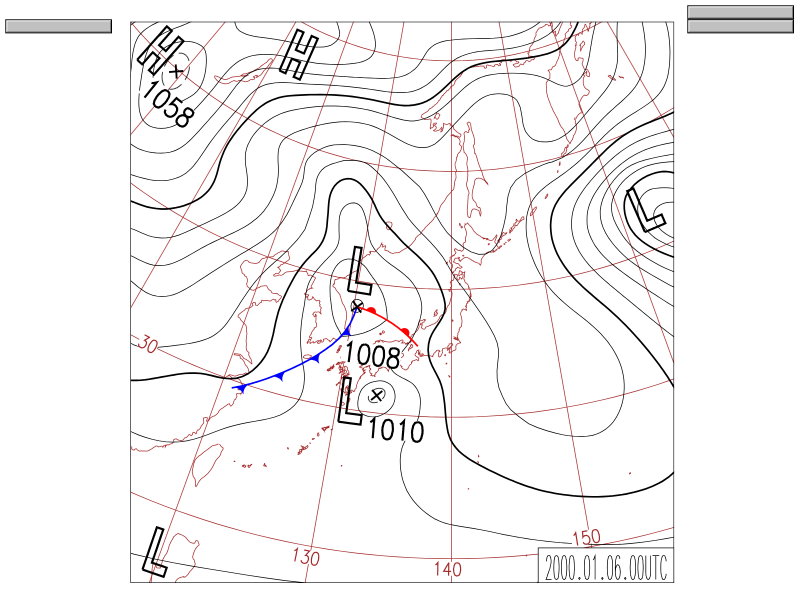
#> input picture data/raw/ndl_manual/png/JS_2000010600_page001.png, 1600 x 1200 px (shown at 1/2 size)
$ python set_template_reference.py --image ../data/raw/ndl_manual/png/JS_2000010600_page001.png
#> lines starting #> are read from the running program, lines starting #| are printed output that depends on the picture; after the words box and inside, x2 and y2 are one past the last pixel; in counts of white or black regions, pixels touching at a corner belong together
### scripts/preprocess_jma.py
"""
JMA天気図PNGの前処理スクリプト。

以下を行う:
  1. 画像周囲の余白（PDFページの白い余白）を自動でクロップし、図郭（黒枠）に合わせる
  2. 右下の日時スタンプ枠（例: "2026.04.01.00UTC"）を白で塗りつぶす
     -> モデルが気圧パターンと無関係な文字を学習してしまうのを防ぐ

日時スタンプの位置は画像に対する相対座標(0.0〜1.0)で指定する。
scripts/collect_jma.py でダウンロードした画像で位置がずれる場合は
--stamp-box を調整すること。

使い方:
    python scripts/preprocess_jma.py --in-dir data/raw/jma/png --out-dir data/processed/jma
"""

import argparse
from pathlib import Path

import numpy as np
from PIL import Image, ImageOps
from scipy import ndimage

# 右下の日時スタンプのおおよその位置 (left, top, right, bottom) を画像サイズに対する割合で指定
DEFAULT_STAMP_BOX = (0.65, 0.92, 1.0, 1.0)


def autocrop_to_content(image: Image.Image, white_threshold: int = 250) -> Image.Image:
    """画像周囲の白い余白を除去し、図郭(枠)ぎりぎりまでクロップする。

    2000〜2002年頃の国立国会図書館デジタルコレクション由来のJPEGには、図郭の外側に
    ビューアの灰色のページ送りボタン(右に2つ・左に1つ)が写り込んでいることがある。
    単純な非白領域のバウンディングボックスだとこのボタンまで含めてクロップしてしまう
    ため、非白領域を連結成分に分解し、最大の連結成分(図郭+等圧線+文字などが繋がった
    本体)のバウンディングボックスのみを使う。ボタンは図郭から離れた孤立した連結成分
    になるため、自然に除外される。
    """
    gray = ImageOps.grayscale(image)
    arr = np.array(gray)
    non_white_mask = arr < white_threshold
    if not non_white_mask.any():
        return image

    labeled, num_components = ndimage.label(non_white_mask, structure=np.ones((3, 3)))
    if num_components > 1:
        component_sizes = ndimage.sum(non_white_mask, labeled, range(1, num_components + 1))
        largest_component = np.argmax(component_sizes) + 1
        non_white_mask = labeled == largest_component

    rows = np.where(non_white_mask.any(axis=1))[0]
    cols = np.where(non_white_mask.any(axis=0))[0]
    top, bottom = rows[0], rows[-1]
    left, right = cols[0], cols[-1]
    return image.crop((left, top, right + 1, bottom + 1))


def mask_stamp_box(image: Image.Image, stamp_box: tuple) -> Image.Image:
    """日時スタンプ部分を白く塗りつぶす。"""
    w, h = image.size
    left = int(stamp_box[0] * w)
    top = int(stamp_box[1] * h)
    right = int(stamp_box[2] * w)
    bottom = int(stamp_box[3] * h)

    arr = np.array(image)
    arr[top:bottom, left:right] = 255
    return Image.fromarray(arr)


# 切り取ったあとに揃える大きさ。**data/templates と同梱の重みがこの縮尺で
# 作られている。**気象庁PDF版(2023年以降)の切り取り結果がちょうどこの
# 大きさなので、その時代の画像は1画素も変わらない(=いまの重みが使える)。
#
# 国立国会図書館由来の天気図は、同じ紙の上に枠が3.2%大きく描かれていて、
# 切り取ると1499x1548になる。ここで揃えることで、時代ごとの場合分けが要らなく
# なる。縦横比の差は0.033%しかないので、揃えても形は歪まない。
CANONICAL_SIZE = (1453, 1500)


# [143 lines left out: functions fit_to_canonical, crop_box, report, process_image, main, not called in this run]


# [2 lines that do not run on import are left out]

### src/chartscale.py
"""天気図の大きさの違いを吸収して、テンプレートを当てられるようにする。

なぜ要るか
----------
`cv2.matchTemplate` は大きさの違いに対応しない。`data/templates` の H/L は
2023年以降の天気図から切り出したものなので、**同じ天気図でも解像度が違うと
1個も当たらない。**国立国会図書館由来の天気図(2000〜2022年)は前処理後の幅が
約1050画素で、2023年以降のものより小さい。

書体も配置も同じ天気図なので、**幅を揃えれば当たるはず**である。実測でも、
記号の大きさは画像の幅に比例していた(3枚の天気図で、数字の高さの中央値が
41・42・43画素、幅に対する割合が 0.0389・0.0392・0.0394 と揃っている)。

やり方
------
テンプレートを切り出した天気図の幅を1つ記録しておき、当てるときは

    倍率 = いま見ている天気図の幅 / 記録した幅

でテンプレートを縮める。座標は相対座標(0〜1)で返しているので、これ以外に
直すところはない。

**ぴったり合わせようとしない。**記録した幅の測り方や、前処理の切り取り位置が
少し動くので、推定した倍率のまわりを少しだけ振って当てる。重なりの抑制
(NMS)が一番よく当たったものを残すので、余計に増えることはない。
"""

import json
from pathlib import Path

# テンプレートを切り出した天気図の幅を書いておくファイル。
# `python -m scripts.set_template_reference` が作る。
REFERENCE_NAME = "reference.json"

# 推定した倍率のまわりを振る幅。前処理の切り取りが数%動いても拾えるようにする。
# 広げすぎると、縮んだテンプレートが等圧線の模様を拾い始める
# (`scripts/diagnose_detection.py` の MAX_PLAUSIBLE 参照)ので、控えめにする。
SPREAD = (0.88, 1.0, 1.13)


def reference_path(templates_dir) -> Path:
    return Path(templates_dir) / REFERENCE_NAME


def load_reference(templates_dir) -> dict | None:
    """記録した基準を読む。無ければ None(自動の倍率は使えない)。"""
    path = reference_path(templates_dir)
    if not path.exists():
        return None
    try:
        data = json.loads(path.read_text(encoding="utf-8"))
    except (json.JSONDecodeError, OSError):
        return None
    width = data.get("chart_width")
    if not isinstance(width, (int, float)) or width <= 0:
        return None
    return data


def save_reference(templates_dir, chart_width: int, source: str = "") -> Path:
    path = reference_path(templates_dir)
    path.write_text(json.dumps(
        {"chart_width": int(chart_width), "source": source},
        ensure_ascii=False, indent=1) + "\n", encoding="utf-8")
    return path


# [30 lines left out: functions auto_letter_size, sizes_around, letter_size_arg, not called in this run]

### scripts/set_template_reference.py
r"""テンプレートを切り出した天気図の幅を記録する。

これを1回だけ実行しておくと、以降 `--letter-size auto` が使えるようになり、
解像度の違う天気図(国立国会図書館由来の2000〜2022年など)でも高低気圧を
検出できるようになる。

使い方:
    python -m scripts.set_template_reference --image <テンプレートを切り出した天気図>

渡すのは **2023年以降の、data/templates の H/L を切り出した天気図**。
前処理(余白の切り取り)を済ませたものなら --no-preprocess を付ける。
"""

import argparse
import sys
from pathlib import Path

from PIL import Image

_ROOT = Path(__file__).resolve().parent.parent
if str(_ROOT) not in sys.path:
    sys.path.insert(0, str(_ROOT))

from scripts.preprocess_jma import (DEFAULT_STAMP_BOX, autocrop_to_content,
                                    mask_stamp_box)
from src.chartscale import load_reference, save_reference

DEFAULT_TEMPLATES = _ROOT / "data" / "templates"


def main():
    parser = argparse.ArgumentParser()
    parser.add_argument("--image", required=True,
                        help="テンプレートを切り出した天気図(2023年以降)")
    parser.add_argument("--templates", default=str(DEFAULT_TEMPLATES))
    parser.add_argument("--no-preprocess", action="store_true",
                        help="既に余白の切り取りが済んでいる画像を渡す場合")
    args = parser.parse_args()

    image = Image.open(args.image).convert("RGB")
    raw = image.size
    if not args.no_preprocess:
        image = mask_stamp_box(autocrop_to_content(image), DEFAULT_STAMP_BOX)
#> in autocrop_to_content, `gray = ImageOps.grayscale(image)`:
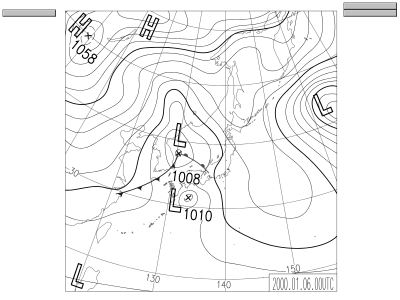
#> gray: PIL image 1600x1200 L (shown at 1/4 size); min 0, max 255, mean 244
#> in autocrop_to_content, `non_white_mask = arr < white_threshold`:
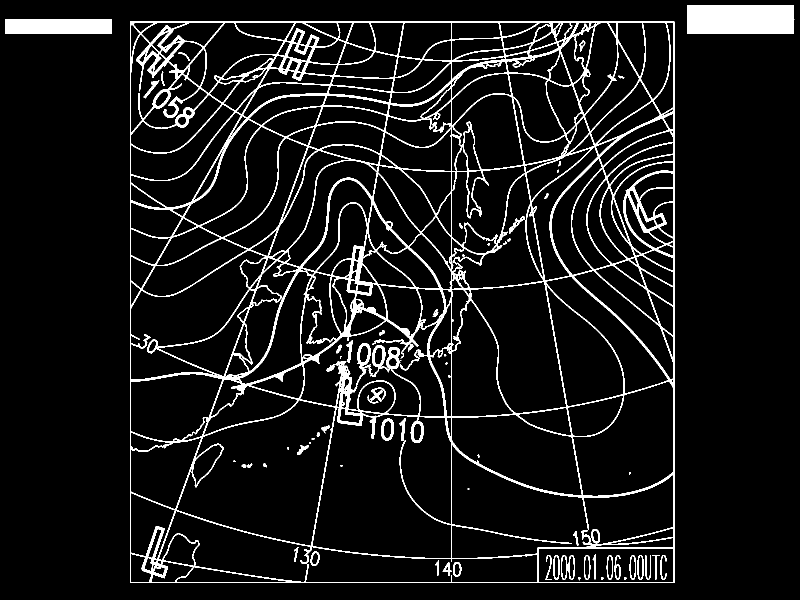
#> non_white_mask: shape (1200, 1600) bool (shown at 1/2 size); 7.7% white; 71 white regions (15 under 20 px), largest, box (x1, y1, x2, y2) and area: (260, 43, 1349, 1166) 121262, (1374, 10, 1589, 67) 11741, (10, 38, 224, 67) 5977
#> in autocrop_to_content, `labeled, num_components = ndimage.label(non_white_mask, structure=np.o..`:
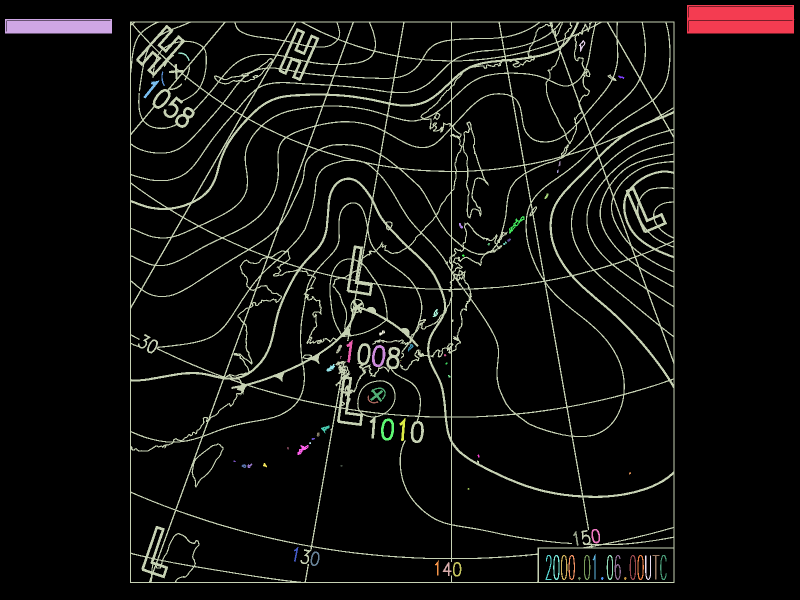
#> labeled: shape (1200, 1600) int32 (shown at 1/2 size); 72 distinct labels, from 0 to 71; one colour per label, 0 black
#> in autocrop_to_content, `labeled, num_components = ndimage.label(non_white_mask, structure=np.o..`: num_components = 71
#> in autocrop_to_content, `component_sizes = ndimage.sum(non_white_mask, labeled, range(1, num_co..`: component_sizes = 71 values, max 121262 at index 2, min 1 at index 26, mean 2073.2
#> in autocrop_to_content, `largest_component = np.argmax(component_sizes) + 1`: largest_component = 3
#> in autocrop_to_content, `non_white_mask = labeled == largest_component`:
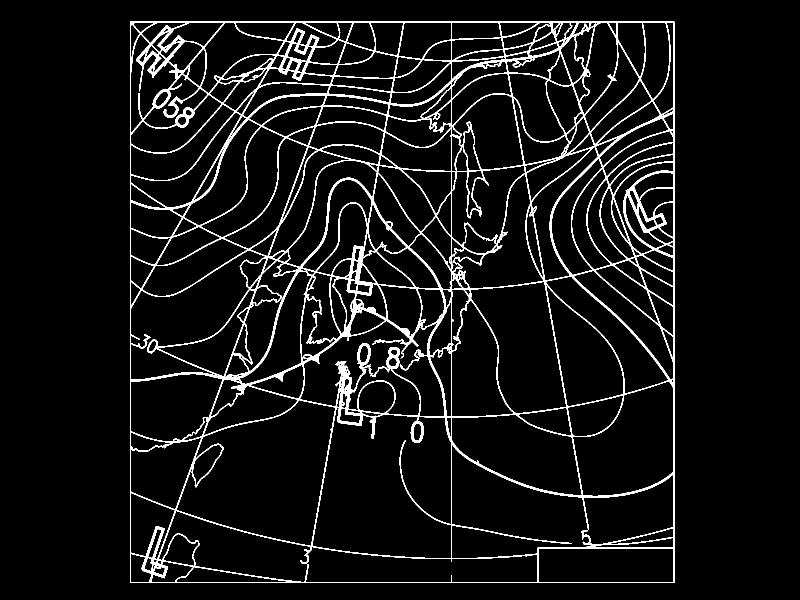
#> non_white_mask: shape (1200, 1600) bool (shown at 1/2 size); 6.3% white; 1 white region, box (x1, y1, x2, y2) and area: (260, 43, 1349, 1166) 121262
#> in autocrop_to_content, `rows = np.where(non_white_mask.any(axis=1))[0]`: rows = 1123 values from 43 to 1165
#> in autocrop_to_content, `cols = np.where(non_white_mask.any(axis=0))[0]`: cols = 1089 values from 260 to 1348
#> in autocrop_to_content, `top, bottom = rows[0], rows[-1]`: top = 43; bottom = 1165
#> in autocrop_to_content, `left, right = cols[0], cols[-1]`: left = 260; right = 1348
#> in autocrop_to_content, `return image.crop((left, top, right + 1, bottom + 1))`:
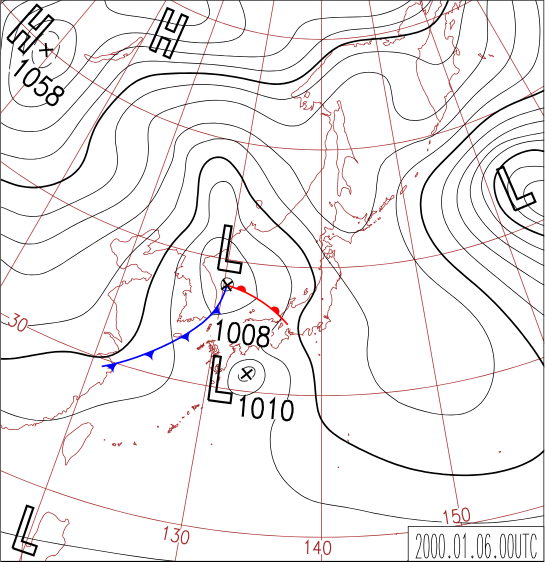
#> returned value: PIL image 1089x1123 RGB (shown at 1/2 size); mean R, G, B 241, 238.1, 238.4
#> in mask_stamp_box, `w, h = image.size`: w = 1089; h = 1123
#> in mask_stamp_box, `left = int(stamp_box[0] * w)`: left = 707
#> in mask_stamp_box, `top = int(stamp_box[1] * h)`: top = 1033
#> in mask_stamp_box, `right = int(stamp_box[2] * w)`: right = 1089
#> in mask_stamp_box, `bottom = int(stamp_box[3] * h)`: bottom = 1123
#> in mask_stamp_box, `arr[top:bottom, left:right] = 255`:
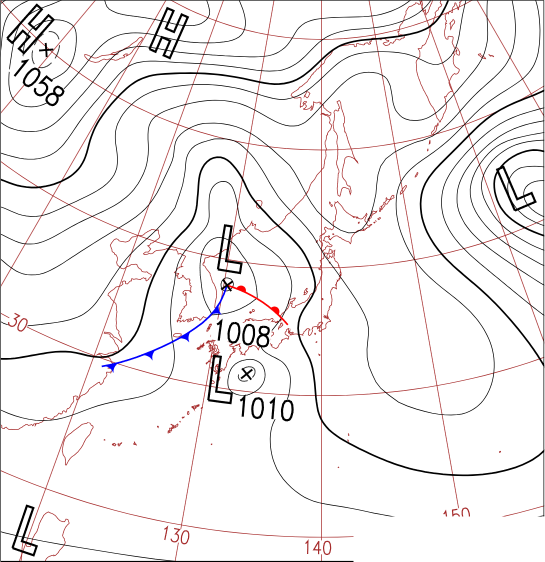
#> arr: shape (1123, 1089, 3) (shown at 1/2 size); 0.48% of pixels changed, all inside (x1, y1, x2, y2) = (707, 1033, 1089, 1123)
    width = image.size[0]

    old = load_reference(args.templates)
    if old:
        print(f"今の基準: {old['chart_width']}px({old.get('source', '出所不明')})")

    path = save_reference(args.templates, width, source=Path(args.image).name)
    print(f"元の大きさ: {raw[0]} x {raw[1]}"
          + ("" if args.no_preprocess else f"  前処理後: {image.size[0]} x {image.size[1]}"))
#| 元の大きさ: 1600 x 1200  前処理後: 1089 x 1123
    print(f"基準の幅 {width}px を記録しました: {path}")
#| 基準の幅 1089px を記録しました: data/templates/reference.json
    print("これで --letter-size auto が使えます。")
    print("**渡した天気図が data/templates の切り出し元と違うと、"
          "倍率がずれて検出が悪くなります。**")


if __name__ == "__main__":
    main()

$ run again, on data/raw/ndl_manual/png/JS_2000072400_page001.png
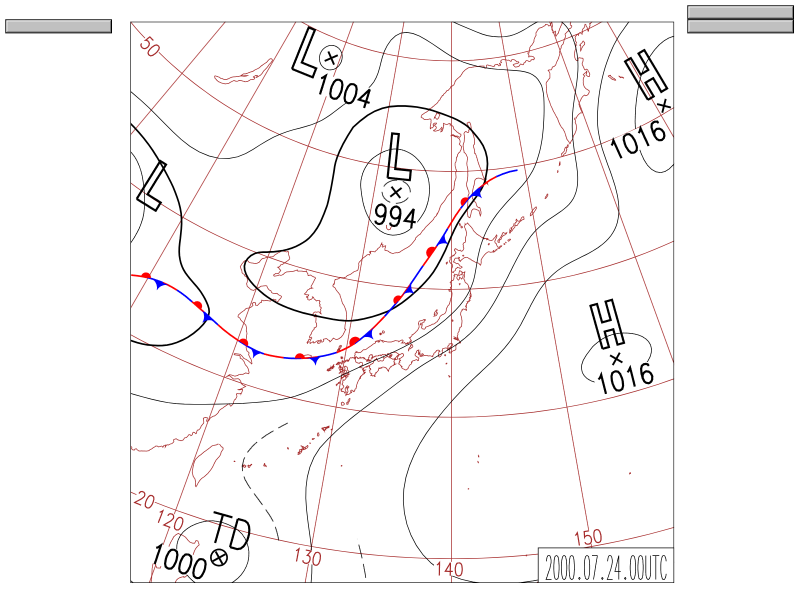
#> input picture data/raw/ndl_manual/png/JS_2000072400_page001.png, 1600 x 1200 px (shown at 1/2 size)
#> labeled: shape (1200, 1600) int32; 92 distinct labels, from 0 to 91
#> num_components = 91
#> component_sizes = 91 values, max 95720 at index 2, min 6 at index 68, mean 1422.4
#> largest_component = 3
#> in autocrop_to_content, `non_white_mask = labeled == largest_component`:
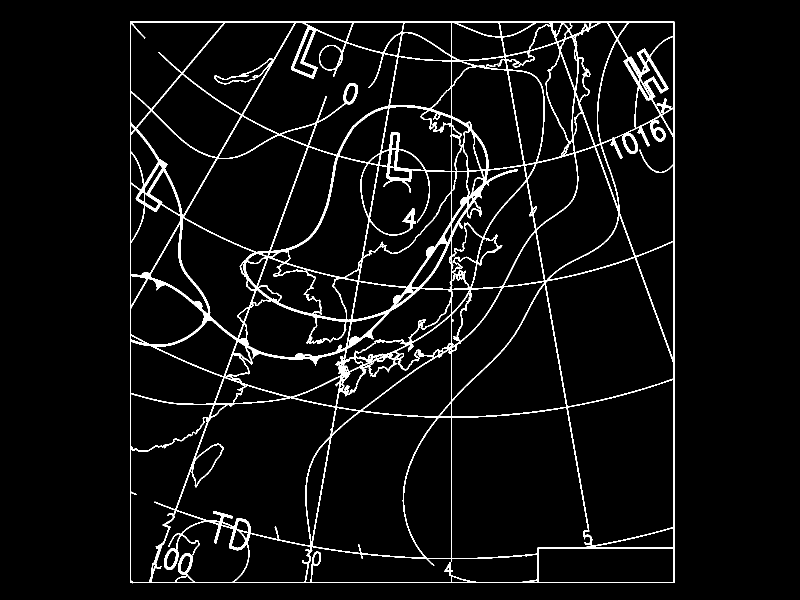
#> non_white_mask: shape (1200, 1600) bool (shown at 1/2 size); 5% white; 1 white region, box (x1, y1, x2, y2) and area: (260, 43, 1349, 1167) 95720
#> rows = 1124 values from 43 to 1166
#> cols = 1089 values from 260 to 1348
#> in autocrop_to_content, `top, bottom = rows[0], rows[-1]`: top = 43; bottom = 1166
#> in autocrop_to_content, `left, right = cols[0], cols[-1]`: left = 260; right = 1348
#> w = 1089; h = 1124
#> in mask_stamp_box, `left = int(stamp_box[0] * w)`: left = 707
#> in mask_stamp_box, `top = int(stamp_box[1] * h)`: top = 1034
#> in mask_stamp_box, `right = int(stamp_box[2] * w)`: right = 1089
#> in mask_stamp_box, `bottom = int(stamp_box[3] * h)`: bottom = 1124
#> in mask_stamp_box, `arr[top:bottom, left:right] = 255`:
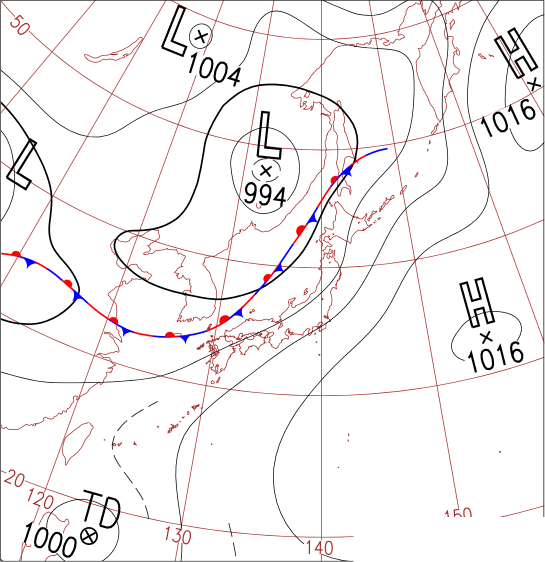
#> arr: shape (1124, 1089, 3) (shown at 1/2 size); mean R, G, B 244.4, 240.9, 241.5
#| 元の大きさ: 1600 x 1200  前処理後: 1089 x 1124
#| 基準の幅 1089px を記録しました: data/templates/reference.json

$ run again, on data/raw/ndl_manual/png/JS_2000120500_page001.png
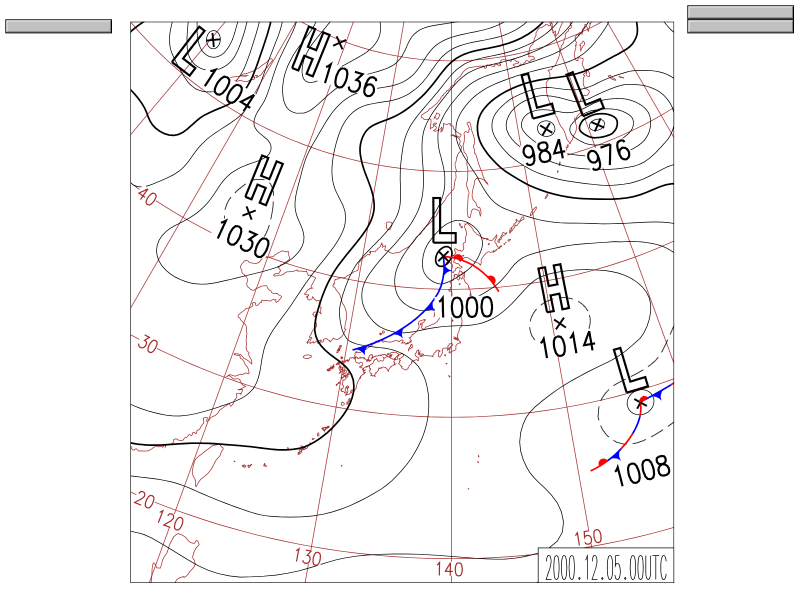
#> input picture data/raw/ndl_manual/png/JS_2000120500_page001.png, 1600 x 1200 px (shown at 1/2 size)
#> labeled: shape (1200, 1600) int32; 97 distinct labels, from 0 to 96
#> num_components = 96
#> component_sizes = 96 values, max 124539 at index 2, min 1 at index 10, mean 1643
#> largest_component = 3
#> in autocrop_to_content, `non_white_mask = labeled == largest_component`:
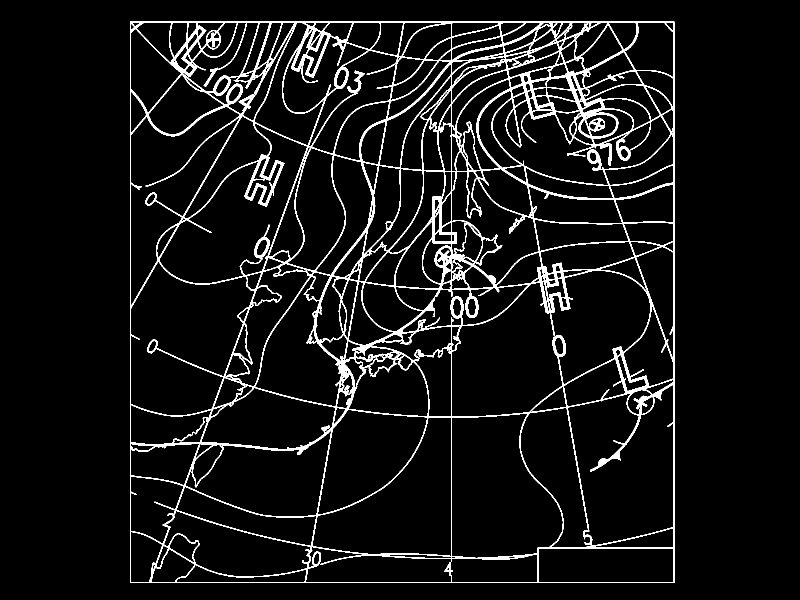
#> non_white_mask: shape (1200, 1600) bool (shown at 1/2 size); 6.5% white; 1 white region, box (x1, y1, x2, y2) and area: (260, 43, 1349, 1166) 124539
#> rows = 1123 values from 43 to 1165
#> cols = 1089 values from 260 to 1348
#> in autocrop_to_content, `top, bottom = rows[0], rows[-1]`: top = 43; bottom = 1165
#> in autocrop_to_content, `left, right = cols[0], cols[-1]`: left = 260; right = 1348
#> w = 1089; h = 1123
#> in mask_stamp_box, `left = int(stamp_box[0] * w)`: left = 707
#> in mask_stamp_box, `top = int(stamp_box[1] * h)`: top = 1033
#> in mask_stamp_box, `right = int(stamp_box[2] * w)`: right = 1089
#> in mask_stamp_box, `bottom = int(stamp_box[3] * h)`: bottom = 1123
#> in mask_stamp_box, `arr[top:bottom, left:right] = 255`:
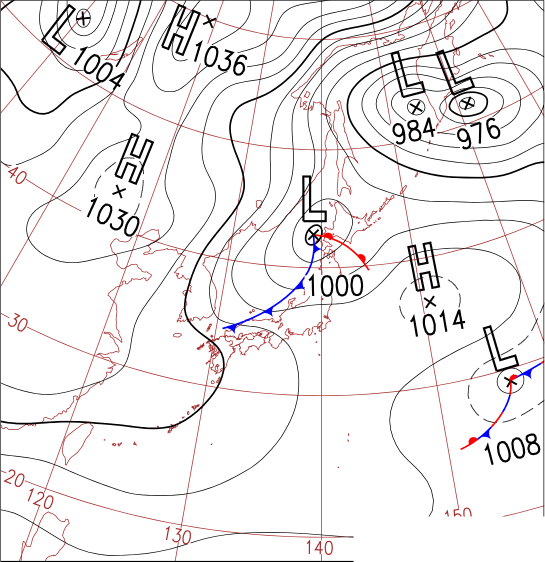
#> arr: shape (1123, 1089, 3) (shown at 1/2 size); mean R, G, B 239.9, 236.8, 237.2
#| 元の大きさ: 1600 x 1200  前処理後: 1089 x 1123
#| 基準の幅 1089px を記録しました: data/templates/reference.json
